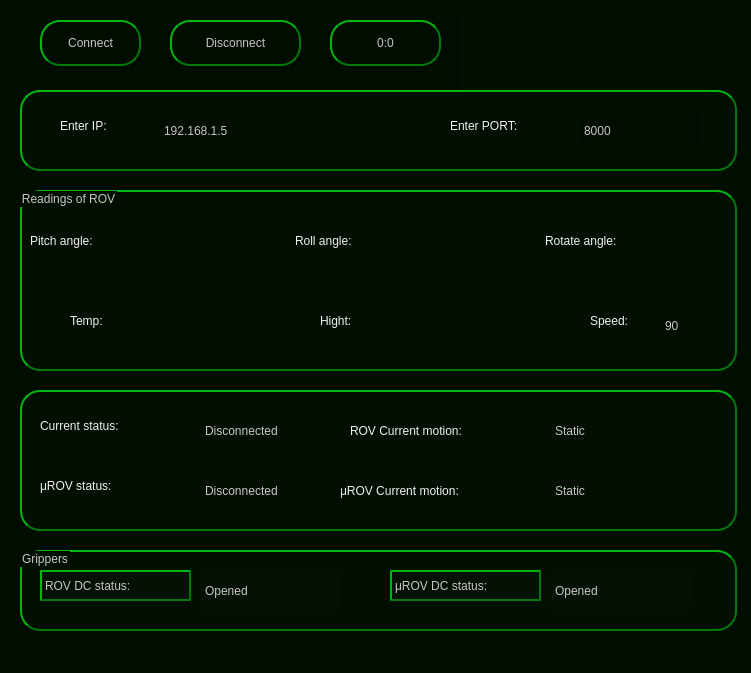
<?xml version="1.0" encoding="UTF-8"?>
<ui version="4.0">
 <class>MainWindow</class>
 <widget class="QMainWindow" name="MainWindow">
  <property name="geometry">
   <rect>
    <x>0</x>
    <y>0</y>
    <width>751</width>
    <height>673</height>
   </rect>
  </property>
  <property name="windowTitle">
   <string>MainWindow</string>
  </property>
  <property name="windowIcon">
   <iconset>
    <normaloff>Daco_4577815.png</normaloff>Daco_4577815.png</iconset>
  </property>
  <property name="styleSheet">
   <string notr="true">
/* QWidget ----------------------------------------------------------------

--------------------------------------------------------------------------- */
QWidget {
/*  background-color: #021701;*/
background-color: #000d00;

  border: 0.25px solid #950101;
  padding: 0px;
  color: #F0F0F0;
  selection-background-color: #1464A0;
  selection-color: #F0F0F0;
}

QWidget:disabled {
  background-color: #130101;
  color: #787878;
  selection-background-color: #14506E;
  selection-color: #787878;
}

QWidget::item:selected {
  background-color: #130101;
}

QWidget::item:hover {
  background-color: #130101;
  color: #32414B;
}




/* QTextBrowser -----------------------------------------------------------

--------------------------------------------------------------------------- */
QTextBrowser {
  background-color: #290101;
  border: 1.5px solid #bd0000;
  color: #c9c5c5;
  font: 75 16pt &quot;Arial&quot;;
  border-radius: 4px;
}

QTextBrowser:disabled {
  background-color: #290101;
  border: 1.5px solid #bd0000;
  color: #c9c5c5;
  font: 75 16pt &quot;Arial&quot;;
  border-radius: 4px;
}

QTextBrowser:hover, QTextBrowser:!hover, QTextBrowser:selected, QTextBrowser:pressed {
  border: 1.5px solid #bd0000;
}

/* QTextLabel ----------------------------------------------------------

--------------------------------------------------------------------------- */

QTextLabel {
  background-color: #290101;
  border: 1.5px solid #bd0000;
  color: #c9c5c5;
  font: 75 16pt &quot;Arial&quot;;
  border-radius: 4px;
}

QTextLabel:disabled {
  background-color: #290101;
  border: 1.5px solid #bd0000;
  color: #c9c5c5;
  font: 75 16pt &quot;Arial&quot;;
  border-radius: 4px;
}

QTextLabel:hover, QTextBrowser:!hover, QTextBrowser:selected, QTextBrowser:pressed {
  border: 1.5px solid #bd0000;
}




/* QPushButton ----------------------------------------------------------

--------------------------------------------------------------------------- */

QPushButton {
    color: #c9c5c5;
	font: 75 16pt &quot;Arial&quot;;

    border: 2px solid #007a0c;
    border-radius: 20px;
    border-style: outset;
    background: qradialgradient(
        cx: 0.2, cy: -0.3, fx: 0.2, fy: -0.2,
        radius: 1.35, stop: 0 #199612, stop: 1 #000000
        );

	
    padding: 5px;
    }

QPushButton:hover {
    background: qradialgradient(
        cx: 0.3, cy: -0.4, fx: 0.3, fy: -0.4,
        radius: 1.35, stop: 0 #000000, stop: 1 #199612
        );
    }

QPushButton:pressed {
    border-style: inset;
    background: qradialgradient(
        cx: 0.4, cy: -0.1, fx: 0.4, fy: -0.1,
        radius: 1.35, stop: 0 #000000, stop: 1 #007a0c
        );
    }



</string>
  </property>
  <widget class="QWidget" name="centralwidget">
   <widget class="QLabel" name="label_4">
    <property name="geometry">
     <rect>
      <x>660</x>
      <y>300</y>
      <width>61</width>
      <height>51</height>
     </rect>
    </property>
    <property name="styleSheet">
     <string notr="true"> color: #c9c5c5;
	
font: 75 italic 14pt &quot;Comic Sans MS&quot;;

    border: 0.25px solid #810303;
    border-radius: 10px;
    border-style: outset;
    background: qradialgradient(
        cx: 0.2, cy: -0.3, fx: 0.2, fy: -0.2,
        radius: 1.35, stop: 0 #199612, stop: 1 #000000
        );

	
    padding: 2px;</string>
    </property>
    <property name="text">
     <string>90</string>
    </property>
   </widget>
   <widget class="QLabel" name="label_6">
    <property name="geometry">
     <rect>
      <x>380</x>
      <y>300</y>
      <width>61</width>
      <height>51</height>
     </rect>
    </property>
    <property name="styleSheet">
     <string notr="true"> color: #c9c5c5;
	
font: 75 italic 14pt &quot;Comic Sans MS&quot;;

    border: 0.25px solid #810303;
    border-radius: 10px;
    border-style: outset;
    background: qradialgradient(
        cx: 0.2, cy: -0.3, fx: 0.2, fy: -0.2,
        radius: 1.35, stop: 0 #199612, stop: 1 #000000
        );

	
    padding: 2px;</string>
    </property>
    <property name="text">
     <string/>
    </property>
   </widget>
   <widget class="QLabel" name="label_7">
    <property name="geometry">
     <rect>
      <x>130</x>
      <y>300</y>
      <width>61</width>
      <height>51</height>
     </rect>
    </property>
    <property name="styleSheet">
     <string notr="true"> color: #c9c5c5;
	
font: 75 italic 14pt &quot;Comic Sans MS&quot;;

    border: 0.25px solid #810303;
    border-radius: 10px;
    border-style: outset;
    background: qradialgradient(
        cx: 0.2, cy: -0.3, fx: 0.2, fy: -0.2,
        radius: 1.35, stop: 0 #199612, stop: 1 #000000
        );

	
    padding: 2px;</string>
    </property>
    <property name="text">
     <string/>
    </property>
   </widget>
   <widget class="QLabel" name="label_8">
    <property name="geometry">
     <rect>
      <x>380</x>
      <y>220</y>
      <width>61</width>
      <height>51</height>
     </rect>
    </property>
    <property name="styleSheet">
     <string notr="true"> color: #c9c5c5;
	
font: 75 italic 14pt &quot;Comic Sans MS&quot;;

    border: 0.25px solid #810303;
    border-radius: 10px;
    border-style: outset;
    background: qradialgradient(
        cx: 0.2, cy: -0.3, fx: 0.2, fy: -0.2,
        radius: 1.35, stop: 0 #199612, stop: 1 #000000
        );

	
    padding: 2px;</string>
    </property>
    <property name="text">
     <string/>
    </property>
   </widget>
   <widget class="QLabel" name="label_5">
    <property name="geometry">
     <rect>
      <x>660</x>
      <y>220</y>
      <width>61</width>
      <height>51</height>
     </rect>
    </property>
    <property name="styleSheet">
     <string notr="true"> color: #c9c5c5;
	
font: 75 italic 14pt &quot;Comic Sans MS&quot;;

    border: 0.25px solid #810303;
    border-radius: 10px;
    border-style: outset;
    background: qradialgradient(
        cx: 0.2, cy: -0.3, fx: 0.2, fy: -0.2,
        radius: 1.35, stop: 0 #199612, stop: 1 #000000
        );

	
    padding: 2px;</string>
    </property>
    <property name="text">
     <string/>
    </property>
   </widget>
   <widget class="QLabel" name="label_9">
    <property name="geometry">
     <rect>
      <x>130</x>
      <y>220</y>
      <width>61</width>
      <height>51</height>
     </rect>
    </property>
    <property name="styleSheet">
     <string notr="true"> color: #c9c5c5;
	
font: 75 italic 14pt &quot;Comic Sans MS&quot;;

    border: 0.25px solid #810303;
    border-radius: 10px;
    border-style: outset;
    background: qradialgradient(
        cx: 0.2, cy: -0.3, fx: 0.2, fy: -0.2,
        radius: 1.35, stop: 0 #199612, stop: 1 #000000
        );

	
    padding: 2px;</string>
    </property>
    <property name="text">
     <string/>
    </property>
   </widget>
   <widget class="QLabel" name="label_2">
    <property name="geometry">
     <rect>
      <x>460</x>
      <y>10</y>
      <width>251</width>
      <height>81</height>
     </rect>
    </property>
    <property name="styleSheet">
     <string notr="true">
background-color: rgba(255, 255, 255,2);</string>
    </property>
    <property name="text">
     <string/>
    </property>
    <property name="pixmap">
     <pixmap>image.png</pixmap>
    </property>
   </widget>
   <widget class="QLabel" name="label">
    <property name="geometry">
     <rect>
      <x>30</x>
      <y>220</y>
      <width>95</width>
      <height>41</height>
     </rect>
    </property>
    <property name="styleSheet">
     <string notr="true"> color: #c9c5c5;
	
font: 75 italic 12pt &quot;Comic Sans MS&quot;;

    border: 0.25px solid #810303;
    border-radius: 10px;
    border-style: outset;
/*background-color:#042402 ;*/
    

	
    padding: 2px;


/*background: qradialgradient(
        cx: 0.2, cy: -0.3, fx: 0.2, fy: -0.2,
        radius: 1.35, stop: 0 #199612, stop: 1 #000000
        );</string>
    </property>
    <property name="text">
     <string>Pitch angle:</string>
    </property>
   </widget>
   <widget class="QLabel" name="label_3">
    <property name="geometry">
     <rect>
      <x>295</x>
      <y>220</y>
      <width>81</width>
      <height>41</height>
     </rect>
    </property>
    <property name="styleSheet">
     <string notr="true"> color: #c9c5c5;
	
font: 75 italic 12pt &quot;Comic Sans MS&quot;;

    border: 0.25px solid #810303;
    border-radius: 10px;
    border-style: outset;
/*background-color:#042402 ;*/
    

	
    padding: 2px;


/*background: qradialgradient(
        cx: 0.2, cy: -0.3, fx: 0.2, fy: -0.2,
        radius: 1.35, stop: 0 #199612, stop: 1 #000000
        );</string>
    </property>
    <property name="text">
     <string>Roll angle:</string>
    </property>
   </widget>
   <widget class="QLabel" name="label_10">
    <property name="geometry">
     <rect>
      <x>545</x>
      <y>220</y>
      <width>108</width>
      <height>41</height>
     </rect>
    </property>
    <property name="styleSheet">
     <string notr="true"> color: #c9c5c5;
	
font: 75 italic 12pt &quot;Comic Sans MS&quot;;

    border: 0.25px solid #810303;
    border-radius: 10px;
    border-style: outset;
/*background-color:#042402 ;*/
    

	
    padding: 2px;


/*background: qradialgradient(
        cx: 0.2, cy: -0.3, fx: 0.2, fy: -0.2,
        radius: 1.35, stop: 0 #199612, stop: 1 #000000
        );</string>
    </property>
    <property name="text">
     <string>Rotate angle:</string>
    </property>
   </widget>
   <widget class="QLabel" name="label_11">
    <property name="geometry">
     <rect>
      <x>320</x>
      <y>300</y>
      <width>55</width>
      <height>41</height>
     </rect>
    </property>
    <property name="styleSheet">
     <string notr="true"> color: #c9c5c5;
	
font: 75 italic 12pt &quot;Comic Sans MS&quot;;

    border: 0.25px solid #810303;
    border-radius: 10px;
    border-style: outset;
/*background-color:#042402 ;*/
    

	
    padding: 2px;


/*background: qradialgradient(
        cx: 0.2, cy: -0.3, fx: 0.2, fy: -0.2,
        radius: 1.35, stop: 0 #199612, stop: 1 #000000
        );</string>
    </property>
    <property name="text">
     <string>Hight:</string>
    </property>
   </widget>
   <widget class="QLabel" name="label_12">
    <property name="geometry">
     <rect>
      <x>70</x>
      <y>300</y>
      <width>55</width>
      <height>41</height>
     </rect>
    </property>
    <property name="styleSheet">
     <string notr="true"> color: #c9c5c5;
	
font: 75 italic 12pt &quot;Comic Sans MS&quot;;

    border: 0.25px solid #810303;
    border-radius: 10px;
    border-style: outset;
/*background-color:#042402 ;*/
    

	
    padding: 2px;


/*background: qradialgradient(
        cx: 0.2, cy: -0.3, fx: 0.2, fy: -0.2,
        radius: 1.35, stop: 0 #199612, stop: 1 #000000
        );</string>
    </property>
    <property name="text">
     <string>Temp:</string>
    </property>
   </widget>
   <widget class="QLabel" name="label_13">
    <property name="geometry">
     <rect>
      <x>590</x>
      <y>300</y>
      <width>61</width>
      <height>41</height>
     </rect>
    </property>
    <property name="styleSheet">
     <string notr="true"> color: #c9c5c5;
	
font: 75 italic 12pt &quot;Comic Sans MS&quot;;

    border: 0.25px solid #810303;
    border-radius: 10px;
    border-style: outset;
/*background-color:#042402 ;*/
    

	
    padding: 2px;


/*background: qradialgradient(
        cx: 0.2, cy: -0.3, fx: 0.2, fy: -0.2,
        radius: 1.35, stop: 0 #199612, stop: 1 #000000
        );</string>
    </property>
    <property name="text">
     <string>Speed:</string>
    </property>
   </widget>
   <widget class="QLabel" name="label_14">
    <property name="geometry">
     <rect>
      <x>200</x>
      <y>410</y>
      <width>141</width>
      <height>41</height>
     </rect>
    </property>
    <property name="styleSheet">
     <string notr="true"> color: #c9c5c5;
	
font: 75 italic 14pt &quot;Comic Sans MS&quot;;

    border: 0.25px solid #810303;
    border-radius: 10px;
    border-style: outset;
    background: qradialgradient(
        cx: 0.2, cy: -0.3, fx: 0.2, fy: -0.2,
        radius: 1.35, stop: 0 #199612, stop: 1 #000000
        );

	
    padding: 2px;</string>
    </property>
    <property name="text">
     <string>Disconnected</string>
    </property>
   </widget>
   <widget class="QLabel" name="label_15">
    <property name="geometry">
     <rect>
      <x>40</x>
      <y>410</y>
      <width>151</width>
      <height>31</height>
     </rect>
    </property>
    <property name="styleSheet">
     <string notr="true"> color: #c9c5c5;
	
font: 75 italic 14pt &quot;Comic Sans MS&quot;;

    border: 0.25px solid #810303;
    border-radius: 10px;
    border-style: outset;
/*background-color:#042402 ;*/
    

	
    padding: 2px;


/*background: qradialgradient(
        cx: 0.2, cy: -0.3, fx: 0.2, fy: -0.2,
        radius: 1.35, stop: 0 #199612, stop: 1 #000000
        );</string>
    </property>
    <property name="text">
     <string>Current status:</string>
    </property>
   </widget>
   <widget class="QLabel" name="label_16">
    <property name="geometry">
     <rect>
      <x>60</x>
      <y>110</y>
      <width>111</width>
      <height>31</height>
     </rect>
    </property>
    <property name="styleSheet">
     <string notr="true"> color: #c9c5c5;
	
font: 75 italic 14pt &quot;Comic Sans MS&quot;;

    border: 0.25px solid #810303;
    border-radius: 10px;
    border-style: outset;
	background-color:rgba(2,23,1,5) ;
    

	
    padding: 2px;


/*background: qradialgradient(
        cx: 0.2, cy: -0.3, fx: 0.2, fy: -0.2,
        radius: 1.35, stop: 0 #199612, stop: 1 #000000
        );</string>
    </property>
    <property name="text">
     <string>Enter IP:</string>
    </property>
   </widget>
   <widget class="QLabel" name="label_17">
    <property name="geometry">
     <rect>
      <x>450</x>
      <y>110</y>
      <width>121</width>
      <height>31</height>
     </rect>
    </property>
    <property name="styleSheet">
     <string notr="true"> color: #c9c5c5;
	
font: 75 italic 14pt &quot;Comic Sans MS&quot;;

    border: 0.25px solid #810303;
    border-radius: 10px;
    border-style: outset;
	background-color:rgba(2,23,1,5) ;
    

	
    padding: 2px;


/*background: qradialgradient(
        cx: 0.2, cy: -0.3, fx: 0.2, fy: -0.2,
        radius: 1.35, stop: 0 #199612, stop: 1 #000000
        );</string>
    </property>
    <property name="text">
     <string>Enter PORT:</string>
    </property>
   </widget>
   <widget class="QPushButton" name="pushButton">
    <property name="geometry">
     <rect>
      <x>40</x>
      <y>20</y>
      <width>101</width>
      <height>46</height>
     </rect>
    </property>
    <property name="text">
     <string>Connect</string>
    </property>
   </widget>
   <widget class="QLabel" name="label_18">
    <property name="geometry">
     <rect>
      <x>350</x>
      <y>410</y>
      <width>201</width>
      <height>41</height>
     </rect>
    </property>
    <property name="styleSheet">
     <string notr="true"> color: #c9c5c5;
	
font: 75 italic 14pt &quot;Comic Sans MS&quot;;

    border: 0.25px solid #810303;
    border-radius: 10px;
    border-style: outset;
	background-color:rgba(2,23,1,5) ;
    

	
    padding: 2px;


/*background: qradialgradient(
        cx: 0.2, cy: -0.3, fx: 0.2, fy: -0.2,
        radius: 1.35, stop: 0 #199612, stop: 1 #000000
        );</string>
    </property>
    <property name="text">
     <string>ROV Current motion:</string>
    </property>
   </widget>
   <widget class="QLabel" name="label_19">
    <property name="geometry">
     <rect>
      <x>550</x>
      <y>410</y>
      <width>171</width>
      <height>41</height>
     </rect>
    </property>
    <property name="styleSheet">
     <string notr="true"> color: #c9c5c5;
	
font: 75 italic 14pt &quot;Comic Sans MS&quot;;

    border: 0.25px solid #810303;
    border-radius: 10px;
    border-style: outset;
    background: qradialgradient(
        cx: 0.2, cy: -0.3, fx: 0.2, fy: -0.2,
        radius: 1.35, stop: 0 #199612, stop: 1 #000000
        );

	
    padding: 2px;</string>
    </property>
    <property name="text">
     <string>Static</string>
    </property>
   </widget>
   <widget class="QPushButton" name="pushButton_2">
    <property name="geometry">
     <rect>
      <x>170</x>
      <y>20</y>
      <width>131</width>
      <height>46</height>
     </rect>
    </property>
    <property name="text">
     <string>Disconnect</string>
    </property>
   </widget>
   <widget class="QLabel" name="label_20">
    <property name="geometry">
     <rect>
      <x>340</x>
      <y>470</y>
      <width>211</width>
      <height>41</height>
     </rect>
    </property>
    <property name="styleSheet">
     <string notr="true"> color: #c9c5c5;
	
font: 75 italic 14pt &quot;Comic Sans MS&quot;;

    border: 0.25px solid #810303;
    border-radius: 10px;
    border-style: outset;
	background-color:rgba(2,23,1,5) ;
    

	
    padding: 2px;


/*background: qradialgradient(
        cx: 0.2, cy: -0.3, fx: 0.2, fy: -0.2,
        radius: 1.35, stop: 0 #199612, stop: 1 #000000
        );</string>
    </property>
    <property name="text">
     <string>μROV Current motion:</string>
    </property>
   </widget>
   <widget class="QLabel" name="label_21">
    <property name="geometry">
     <rect>
      <x>550</x>
      <y>470</y>
      <width>101</width>
      <height>41</height>
     </rect>
    </property>
    <property name="styleSheet">
     <string notr="true"> color: #c9c5c5;
	
font: 75 italic 14pt &quot;Comic Sans MS&quot;;

    border: 0.25px solid #810303;
    border-radius: 10px;
    border-style: outset;
    background: qradialgradient(
        cx: 0.2, cy: -0.3, fx: 0.2, fy: -0.2,
        radius: 1.35, stop: 0 #199612, stop: 1 #000000
        );

	
    padding: 2px;</string>
    </property>
    <property name="text">
     <string>Static</string>
    </property>
   </widget>
   <widget class="QGroupBox" name="groupBox">
    <property name="geometry">
     <rect>
      <x>20</x>
      <y>190</y>
      <width>717</width>
      <height>181</height>
     </rect>
    </property>
    <property name="styleSheet">
     <string notr="true">color: #c9c5c5;
	font: 75 12pt &quot;Arial&quot;;

    border: 2px solid #007a0c;
    border-radius: 20px;
    border-style: outset;
background-color: rgba(255, 255, 255,2);</string>
    </property>
    <property name="title">
     <string>Readings of ROV</string>
    </property>
   </widget>
   <widget class="QLabel" name="label_22">
    <property name="geometry">
     <rect>
      <x>20</x>
      <y>90</y>
      <width>717</width>
      <height>81</height>
     </rect>
    </property>
    <property name="styleSheet">
     <string notr="true">color: #c9c5c5;
	font: 75 12pt &quot;Arial&quot;;

    border: 2px solid #007a0c;
    border-radius: 20px;
    border-style: outset;
background-color: rgba(255, 255, 255,2);</string>
    </property>
    <property name="text">
     <string/>
    </property>
   </widget>
   <widget class="QLineEdit" name="lineEdit">
    <property name="geometry">
     <rect>
      <x>160</x>
      <y>110</y>
      <width>191</width>
      <height>41</height>
     </rect>
    </property>
    <property name="styleSheet">
     <string notr="true"> color: #c9c5c5;
	
font: 75 italic 14pt &quot;Comic Sans MS&quot;;

    border: 0.25px solid #810303;
    border-radius: 10px;
    border-style: outset;
    background: qradialgradient(
        cx: 0.2, cy: -0.3, fx: 0.2, fy: -0.2,
        radius: 1.35, stop: 0 #199612, stop: 1 #000000
        );

	
    padding: 2px;</string>
    </property>
    <property name="text">
     <string>192.168.1.5</string>
    </property>
   </widget>
   <widget class="QLineEdit" name="lineEdit_2">
    <property name="geometry">
     <rect>
      <x>580</x>
      <y>110</y>
      <width>121</width>
      <height>41</height>
     </rect>
    </property>
    <property name="styleSheet">
     <string notr="true"> color: #c9c5c5;
	
font: 75 italic 14pt &quot;Comic Sans MS&quot;;

    border: 0.25px solid #810303;
    border-radius: 10px;
    border-style: outset;
    background: qradialgradient(
        cx: 0.2, cy: -0.3, fx: 0.2, fy: -0.2,
        radius: 1.35, stop: 0 #199612, stop: 1 #000000
        );

	
    padding: 2px;</string>
    </property>
    <property name="text">
     <string>8000</string>
    </property>
   </widget>
   <widget class="QLabel" name="label_23">
    <property name="geometry">
     <rect>
      <x>40</x>
      <y>470</y>
      <width>151</width>
      <height>31</height>
     </rect>
    </property>
    <property name="styleSheet">
     <string notr="true"> color: #c9c5c5;
	
font: 75 italic 14pt &quot;Comic Sans MS&quot;;

    border: 0.25px solid #810303;
    border-radius: 10px;
    border-style: outset;
/*background-color:#042402 ;*/
    

	
    padding: 2px;


/*background: qradialgradient(
        cx: 0.2, cy: -0.3, fx: 0.2, fy: -0.2,
        radius: 1.35, stop: 0 #199612, stop: 1 #000000
        );</string>
    </property>
    <property name="text">
     <string>μROV status:</string>
    </property>
   </widget>
   <widget class="QLabel" name="label_24">
    <property name="geometry">
     <rect>
      <x>200</x>
      <y>470</y>
      <width>141</width>
      <height>41</height>
     </rect>
    </property>
    <property name="styleSheet">
     <string notr="true"> color: #c9c5c5;
	
font: 75 italic 14pt &quot;Comic Sans MS&quot;;

    border: 0.25px solid #810303;
    border-radius: 10px;
    border-style: outset;
    background: qradialgradient(
        cx: 0.2, cy: -0.3, fx: 0.2, fy: -0.2,
        radius: 1.35, stop: 0 #199612, stop: 1 #000000
        );

	
    padding: 2px;</string>
    </property>
    <property name="text">
     <string>Disconnected</string>
    </property>
   </widget>
   <widget class="QLabel" name="label_25">
    <property name="geometry">
     <rect>
      <x>20</x>
      <y>390</y>
      <width>717</width>
      <height>141</height>
     </rect>
    </property>
    <property name="styleSheet">
     <string notr="true">color: #c9c5c5;
	font: 75 12pt &quot;Arial&quot;;

    border: 2px solid #007a0c;
    border-radius: 20px;
    border-style: outset;
background-color: rgba(255, 255, 255,2);</string>
    </property>
    <property name="text">
     <string/>
    </property>
   </widget>
   <widget class="QLabel" name="label_50">
    <property name="geometry">
     <rect>
      <x>330</x>
      <y>20</y>
      <width>111</width>
      <height>46</height>
     </rect>
    </property>
    <property name="styleSheet">
     <string notr="true"> color: #c9c5c5;
	
font: 75 italic 14pt &quot;Comic Sans MS&quot;;

    border: 2px solid #007a0c;
    border-radius: 20px;
    border-style: outset;
    background: qradialgradient(
        cx: 0.2, cy: -0.3, fx: 0.2, fy: -0.2,
        radius: 1.35, stop: 0 #199612, stop: 1 #000000
        );

	
    padding: 2px;</string>
    </property>
    <property name="text">
     <string>0:0</string>
    </property>
    <property name="alignment">
     <set>Qt::AlignCenter</set>
    </property>
   </widget>
   <widget class="QGroupBox" name="groupBox_2">
    <property name="geometry">
     <rect>
      <x>20</x>
      <y>550</y>
      <width>717</width>
      <height>81</height>
     </rect>
    </property>
    <property name="styleSheet">
     <string notr="true">color: #c9c5c5;
	font: 75 12pt &quot;Arial&quot;;

    border: 2px solid #007a0c;
    border-radius: 20px;
    border-style: outset;
background-color: rgba(255, 255, 255,2);</string>
    </property>
    <property name="title">
     <string>Grippers</string>
    </property>
    <widget class="QLabel" name="label_26">
     <property name="geometry">
      <rect>
       <x>20</x>
       <y>20</y>
       <width>151</width>
       <height>31</height>
      </rect>
     </property>
     <property name="styleSheet">
      <string notr="true"> color: #c9c5c5;
	
font: 75 italic 14pt &quot;Comic Sans MS&quot;;

    border: 0.25px solid #810303;
    border-radius: 10px;
    border-style: outset;
/*background-color:#042402 ;*/
    

	
    padding: 2px;


/*background: qradialgradient(
        cx: 0.2, cy: -0.3, fx: 0.2, fy: -0.2,
        radius: 1.35, stop: 0 #199612, stop: 1 #000000
        );</string>
     </property>
     <property name="text">
      <string>ROV DC status:</string>
     </property>
    </widget>
    <widget class="QLabel" name="label_27">
     <property name="geometry">
      <rect>
       <x>180</x>
       <y>20</y>
       <width>141</width>
       <height>41</height>
      </rect>
     </property>
     <property name="styleSheet">
      <string notr="true"> color: #c9c5c5;
	
font: 75 italic 14pt &quot;Comic Sans MS&quot;;

    border: 0.25px solid #810303;
    border-radius: 10px;
    border-style: outset;
    background: qradialgradient(
        cx: 0.2, cy: -0.3, fx: 0.2, fy: -0.2,
        radius: 1.35, stop: 0 #199612, stop: 1 #000000
        );

	
    padding: 2px;</string>
     </property>
     <property name="text">
      <string>Opened</string>
     </property>
    </widget>
    <widget class="QLabel" name="label_28">
     <property name="geometry">
      <rect>
       <x>370</x>
       <y>20</y>
       <width>151</width>
       <height>31</height>
      </rect>
     </property>
     <property name="styleSheet">
      <string notr="true"> color: #c9c5c5;
	
font: 75 italic 14pt &quot;Comic Sans MS&quot;;

    border: 0.25px solid #810303;
    border-radius: 10px;
    border-style: outset;
/*background-color:#042402 ;*/
    

	
    padding: 2px;


/*background: qradialgradient(
        cx: 0.2, cy: -0.3, fx: 0.2, fy: -0.2,
        radius: 1.35, stop: 0 #199612, stop: 1 #000000
        );</string>
     </property>
     <property name="text">
      <string>μROV DC status:</string>
     </property>
    </widget>
    <widget class="QLabel" name="label_29">
     <property name="geometry">
      <rect>
       <x>530</x>
       <y>20</y>
       <width>141</width>
       <height>41</height>
      </rect>
     </property>
     <property name="styleSheet">
      <string notr="true"> color: #c9c5c5;
	
font: 75 italic 14pt &quot;Comic Sans MS&quot;;

    border: 0.25px solid #810303;
    border-radius: 10px;
    border-style: outset;
    background: qradialgradient(
        cx: 0.2, cy: -0.3, fx: 0.2, fy: -0.2,
        radius: 1.35, stop: 0 #199612, stop: 1 #000000
        );

	
    padding: 2px;</string>
     </property>
     <property name="text">
      <string>Opened</string>
     </property>
    </widget>
   </widget>
  </widget>
  <widget class="QMenuBar" name="menubar">
   <property name="geometry">
    <rect>
     <x>0</x>
     <y>0</y>
     <width>751</width>
     <height>21</height>
    </rect>
   </property>
  </widget>
  <widget class="QStatusBar" name="statusbar"/>
 </widget>
 <resources/>
 <connections/>
</ui>
